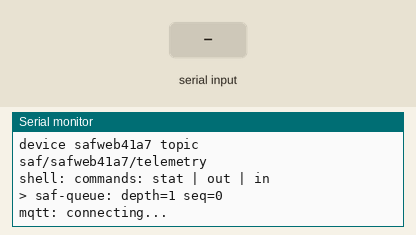
Bench run of a sketch on a simulated ESP32. Parts: the last lines printed to the serial monitor. Inputs (shaded band) come from the test bench. WiFi joins after 1.5 s; servers stay silent unless stated; random numbers use the default seed unless the sketch sets one.

Above: at 2.8 s.
2.9 s: "stat\n" received over Serial
5.9 s: "out\n" received over Serial
At 8.7 s:
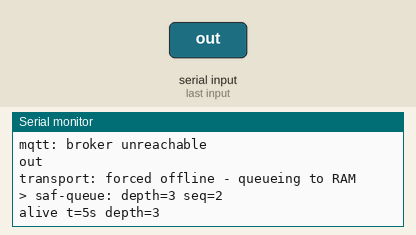
8.9 s: "in\n" received over Serial
At 9.5 s:
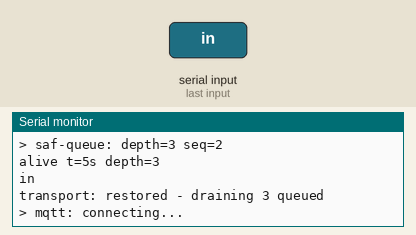
10.4 s: "1\n" received over Serial
At 12.31 s:
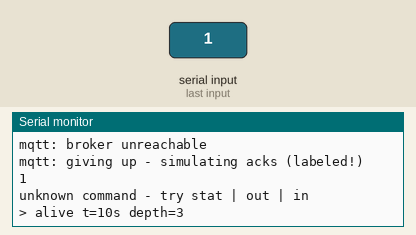
13.4 s: "0\n" received over Serial
At 14.2 s:
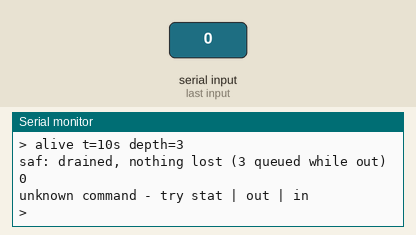
14.9 s: "stat\n" received over Serial
At 15.2 s:
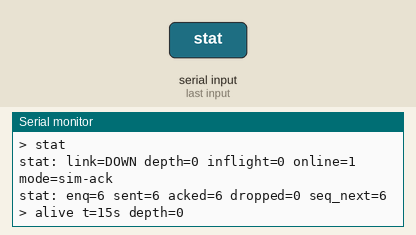

Measured:
- after the input at 5.9 s, the serial monitor: prints a new line after 2.1 s (image 1)
- after the input at 8.9 s, the serial monitor: prints a new line at once (image 2)
- after the input at 10.4 s, the serial monitor: prints a new line after 1.7 s (image 3)
- after the input at 13.4 s, the serial monitor: prints a new line at once (image 4)
- after the input at 14.9 s, the serial monitor: prints a new line at once (image 5)

The sketch:

sketch.ino
```cpp
/*
 * browser-demo/sketch.ino - Arduino-core port of mqtt-store-and-forward
 * for browser Wokwi (which cannot compile ESP-IDF). Clearly labeled
 * differences from the real firmware (main/):
 *
 *   - The offline queue is RAM, not NVS: the point of the browser demo
 *     is the queue/drain cycle you can drive by hand; the reboot-
 *     surviving NVS story is the ESP-IDF firmware's and the host chaos
 *     suite's job.
 *   - MQTT 3.1.1 is hand-rolled over WiFiClient (a straight port of
 *     test/mqtt_mini.c) so the paste-over-sketch.ino procedure needs
 *     no libraries. QoS 1, PUBACK-gated erase, same as the engine.
 *   - Publishes REAL traffic to test.mosquitto.org via the browser
 *     gateway. If that public broker is unreachable, it says so and
 *     simulates acks instead - the banner tells you which mode you got.
 *
 * Shell (type in the white input strip at the BOTTOM of the sim pane):
 *   stat - counters   out - force offline   in - restore + drain
 */
#include <WiFi.h>

/* ----------------------------------------------------------- settings -- */
static const char *SSID = "Wokwi-GUEST";
static const char *BROKER = "test.mosquitto.org";
static const int BROKER_PORT = 1883;

/* ------------------------------------------------------------- queue -- */
struct Msg { uint32_t seq; char data[48]; };
static Msg queued[64];
static int q_head, q_tail, q_depth;
static uint32_t seq_next;
static uint32_t sent_n, acked_n, dropped_n;

/* -------------------------------------------------------------- state -- */
static WiFiClient tcp;
static bool online = true;      /* the out/in lie */
static bool mqtt_up = false;
static bool sim_acks = false;   /* broker unreachable: honest fallback */
static bool inflight = false;
static uint32_t inflight_seq;
static unsigned long inflight_ms, sim_ack_at;
static char devid[24];
static char topic[48];
static bool pending_drain = false;
static uint32_t drain_started;

/* --------------------------------------------------- tiny MQTT 3.1.1 -- */
static bool mqtt_connect()
{
  if (!tcp.connect(BROKER, BROKER_PORT, 3000)) return false;
  uint8_t f[64]; size_t n = 0, idlen = strlen(devid);
  f[n++] = 0x10; f[n++] = (uint8_t)(12 + idlen);
  memcpy(f + n, "\x00\x04MQTT\x04", 7); n += 7;
  f[n++] = 0x02; /* clean session: fresh random id per visitor */
  f[n++] = 0; f[n++] = 60;
  f[n++] = 0; f[n++] = (uint8_t)idlen;
  memcpy(f + n, devid, idlen); n += idlen;
  tcp.write(f, n); tcp.flush();
  unsigned long t0 = millis();
  uint8_t ack[4]; size_t got = 0;
  while (got < 4 && millis() - t0 < 3000)
    if (tcp.available()) ack[got++] = tcp.read();
  return got == 4 && ack[0] == 0x20 && ack[3] == 0x00;
}

static bool mqtt_publish(const Msg &m, bool dup)
{
  char wire[128];
  int plen = snprintf(wire, sizeof wire,
                      "{\"id\":\"%s-%08u\",\"seq\":%u,\"data\":\"%s\"}",
                      devid, m.seq, m.seq, m.data);
  size_t tlen = strlen(topic), rem = 2 + tlen + 2 + plen;
  uint8_t f[220]; size_t n = 0;
  f[n++] = 0x32 | (dup ? 0x08 : 0);
  f[n++] = (uint8_t)rem; /* rem < 128 always here */
  f[n++] = (uint8_t)(tlen >> 8); f[n++] = (uint8_t)tlen;
  memcpy(f + n, topic, tlen); n += tlen;
  uint16_t pid = (uint16_t)(m.seq % 65535u) + 1u;
  f[n++] = (uint8_t)(pid >> 8); f[n++] = (uint8_t)pid;
  memcpy(f + n, wire, plen); n += plen;
  return tcp.write(f, n) == n;
}

static bool mqtt_poll_puback()
{
  /* PUBACK 0x40 0x02 pid pid; we have one in flight, any PUBACK is ours */
  while (tcp.available() >= 4) {
    if (tcp.read() != 0x40) continue;
    tcp.read(); tcp.read(); tcp.read();
    return true;
  }
  return false;
}

/* --------------------------------------------------------------- shell -- */
static void stat_report()
{
  Serial.printf("stat: link=%s depth=%d inflight=%d online=%d mode=%s\n",
                mqtt_up ? "UP" : "DOWN", q_depth, inflight ? 1 : 0,
                online ? 1 : 0, sim_acks ? "sim-ack" : "real-broker");
  Serial.printf("stat: enq=%u sent=%u acked=%u dropped=%u seq_next=%u\n",
                seq_next, sent_n, acked_n, dropped_n, seq_next);
}

static void dispatch(String line)
{
  line.trim();
  if (line == "stat") stat_report();
  else if (line == "out") {
    online = false;
    if (mqtt_up || sim_acks) { tcp.stop(); mqtt_up = false; inflight = false; }
    Serial.println("transport: forced offline - queueing to RAM");
  } else if (line == "in") {
    online = true;
    pending_drain = q_depth > 0;
    drain_started = q_depth;
    Serial.printf("transport: restored - draining %d queued\n", q_depth);
  } else if (line.length())
    Serial.println("unknown command - try stat | out | in");
  Serial.print("> ");
}

/* --------------------------------------------------------------- setup -- */
void setup()
{
  Serial.begin(115200);
  snprintf(devid, sizeof devid, "safweb%04x",
           (unsigned)(esp_random() & 0xffff));
  snprintf(topic, sizeof topic, "saf/%s/telemetry", devid);

  Serial.printf("\nconnecting to %s...\n", SSID);
  WiFi.begin(SSID, "");
  unsigned long t0 = millis();
  while (WiFi.status() != WL_CONNECTED && millis() - t0 < 20000)
    delay(200);
  if (WiFi.status() != WL_CONNECTED) {
    Serial.println("wifi failed - simulating acks instead");
    sim_acks = true;
  }
  Serial.printf("device %s topic %s\n", devid, topic);
  Serial.println("shell: commands: stat | out | in");
  Serial.print("> ");
}

/* ---------------------------------------------------------------- loop -- */
void loop()
{
  static String line;
  static unsigned long next_sample, last_beat;
  unsigned long now = millis();

  while (Serial.available()) {
    char c = Serial.read();
    if (c == '\n' || c == '\r') { Serial.println(); dispatch(line); line = ""; }
    else { Serial.print(c); line += c; }
  }

  /* sample every second */
  if (now >= next_sample) {
    next_sample = now + 1000;
    if (q_depth < 64) {
      Msg &m = queued[q_tail];
      m.seq = seq_next++;
      snprintf(m.data, sizeof m.data, "t=%lu n=%lu", now,
               (unsigned long)m.seq);
      q_tail = (q_tail + 1) % 64;
      q_depth++;
      if (!mqtt_up && !sim_acks)
        Serial.printf("saf-queue: depth=%d seq=%u\n", q_depth, m.seq);
    } else dropped_n++;
  }

  /* connect when allowed */
  if (online && !mqtt_up && !sim_acks) {
    static unsigned long next_try;
    if (now >= next_try) {
      next_try = now + 2000 + (esp_random() % 1000); /* jittered retry */
      Serial.println("mqtt: connecting...");
      if (mqtt_connect()) { mqtt_up = true; Serial.println("mqtt: up"); }
      else {
        Serial.println("mqtt: broker unreachable");
        static int fails = 0;
        if (++fails >= 3) {
          Serial.println("mqtt: giving up - simulating acks (labeled!)");
          sim_acks = true;
        }
      }
    }
  }

  /* drain: one in flight, erase after ack (the engine's rule) */
  bool can_send = online && (mqtt_up || sim_acks);
  if (can_send && !inflight && q_depth > 0) {
    Msg &m = queued[q_head];
    bool ok = sim_acks ? true : mqtt_publish(m, false);
    if (ok) {
      inflight = true; inflight_seq = m.seq; inflight_ms = now;
      sim_ack_at = now + 80;
      sent_n++;
    } else { tcp.stop(); mqtt_up = false; }
  }
  if (inflight) {
    bool acked = sim_acks ? now >= sim_ack_at : mqtt_poll_puback();
    if (acked) {
      inflight = false;
      q_head = (q_head + 1) % 64; q_depth--;
      acked_n++;
    } else if (now - inflight_ms > 5000) {
      inflight = false; /* retry after reconnect, same seq: idempotent */
      if (!sim_acks) { tcp.stop(); mqtt_up = false; }
    }
  }

  if (pending_drain && q_depth == 0 && !inflight) {
    pending_drain = false;
    Serial.printf("saf: drained, nothing lost (%u queued while out)\n",
                  drain_started);
  }

  if (now - last_beat >= 5000) {
    last_beat = now - (now % 5000);
    Serial.printf("alive t=%lus depth=%d\n", last_beat / 1000, q_depth);
  }
  delay(10);
}
```
